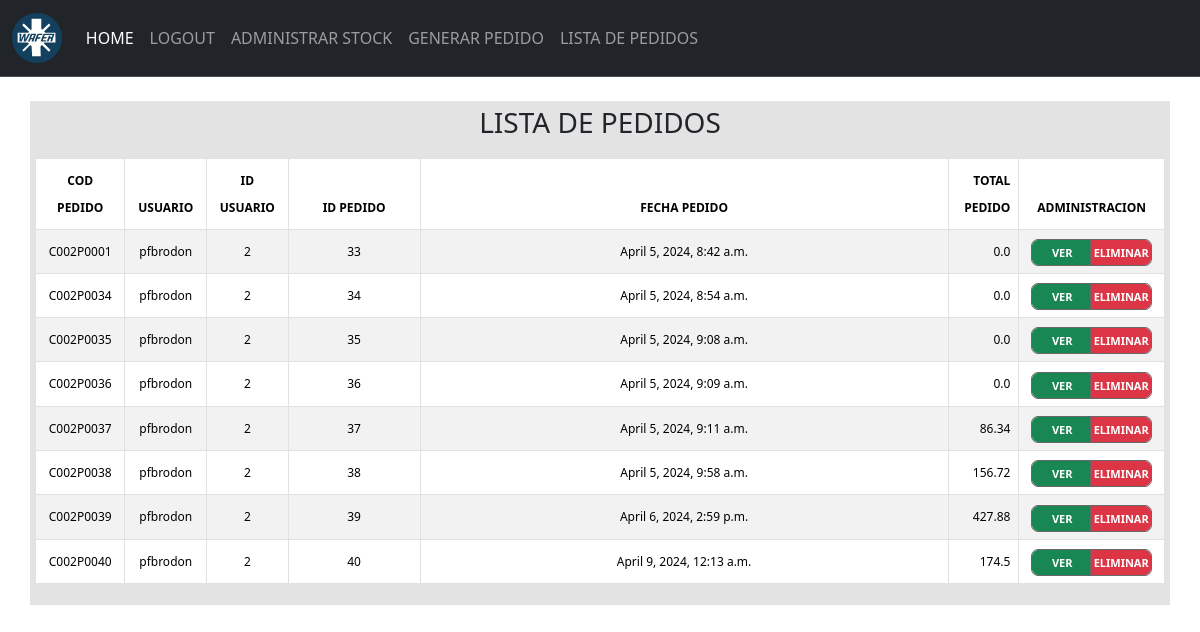
The page /listapedidos/ (signed in) on the database its author committed.
### stock/models.py (models this page shows, shortened)
class Pedidosnumtest(models.Model):
    pedidoUser = models.CharField(max_length=50)
    pedidoIdUser = models.IntegerField()
    pedidoFecha = models.DateTimeField(auto_now_add=True)
    pedidoTotal = models.FloatField(default=0.0)
    pedidoCodigo = models.CharField(max_length=10, unique=True)

### stock/views.py (the view)
# urls.py: path('listapedidos/', views.listapedidos, name='listapedidos'),
@login_required
def listapedidos(request):
    if request.method == 'GET':
        pedidos = Pedidosnumtest.objects.all()
        return render(request, 'listapedidos.html',{
            'pedidos':pedidos
        })

### stock/context_processor.py (called while the page is built)
def total_carrito(request):
    total = 0
    if request.user.is_authenticated:
        if "carrito" in request.session.keys():
            for key, value in request.session["carrito"].items():
                total += float(value["acumulado"])
    total = round(total, 2)
    return {"total_carrito": total}

### stock/templates/listapedidos.html (shortened to what this page needs)
{% extends 'base.html' %} {% block content %} {% load static %}
<link rel="stylesheet" href="{% static '/css/listapedidos.css' %}">
<div class="container">
    <div class="row">
        <div class="col-12" style="background-color: #e3e3e3; padding: 5px;">
            <h3>LISTA DE PEDIDOS</h3>
        </div>
    </div>
    <div class="row">
        <div class="col-12" style="background-color: #e3e3e3; padding: 5px;">
            <div class="table-responsive">
                <form action="">
                    <table id="tablapedidos" class="table table-striped table-bordered table-hover">
                        <thead>
                            <tr class="encabezados">
                                <th scope="col">COD PEDIDO</th>
                                <th scope="col">USUARIO</th>
                                <th scope="col">ID USUARIO</th>
                                <th scope="col" class="text-center">ID PEDIDO</th>
                                <th scope="col">FECHA PEDIDO</th>
                                <th scope="col">TOTAL PEDIDO</th>
                                <th scope="col">ADMINISTRACION</th>
                            </tr>
                        </thead>
                        <tbody>
                            {% for pedido in pedidos %}
                            <tr class="contenido">
                                <td scope="row">{{ pedido.pedidoCodigo }}</td>
                                <td>{{ pedido.pedidoUser }}</td>
                                <td>{{ pedido.pedidoIdUser }}</td>
                                <td class=" text-center">{{ pedido.id }}</td>
                                <td>{{ pedido.pedidoFecha }}</td>
                                <td>{{ pedido.pedidoTotal }}</td>
                                <td>
                                    <div class="btn-group">
                                        <a href="{% url 'pedidodetalle' id=pedido.id %}" class="btn btn-success">VER</a>
                                        <a href="" class="btn btn-danger">ELIMINAR</a>
                                    </div>
                                </td>
                            </tr>
                            {% endfor %}
                        </tbody>
                    </table>
                </form>
            </div>
        </div>
    </div>
</div>
{% endblock %}

### stock/static/css/listapedidos.css (style rules this page uses)
.col-12 { text-align: center; }
.table { font-size: 13px; width: 100%; border-collapse: collapse; line-height: 27px; padding: 2px; }
.table-responsive { text-align: center; align-items: center; }
.table td:nth-child(1), .table th:nth-child(1) { width: 5%; }
.table td:nth-child(2), .table th:nth-child(2) { width: 5%; }
.table td:nth-child(3), .table th:nth-child(3) { width: 5%; }
.table td:nth-child(4), .table th:nth-child(4) { width: 10%; text-align: left; }
.table td:nth-child(5), .table th:nth-child(5) { width: 40%; text-align: center; }
.table td:nth-child(6), .table th:nth-child(6) { width: 4%; text-align: right; }
.table td:nth-child(7), .table th:nth-child(7) { width: 5%; }
.btn-danger { width: 60px; height: 25px; ; padding: 1px; font-size: 11px; font-weight: bold; text-align: center; line-height: 22px; justify-content: center; vertical-align: middle; outline-color: dimgrey; outline-style: solid; outline-width: 1px; }
.btn-success { width: 60px; height: 25px; ; padding: 1px; font-size: 11px; font-weight: bold; text-align: center; line-height: 22px; justify-content: center; vertical-align: middle; outline-color: dimgrey; outline-style: solid; outline-width: 1px; }
.encabezados { text-align: center; }
th { font-size: 12px; }
td { font-size: 12px; }

### rows shown on the page
Pedidosnumtest: pedidoCodigo "C002P0001", pedidoUser "pfbrodon", pedidoIdUser "2", id "33", pedidoFecha "April 5, 2024, 8:42 a.m.", pedidoTotal "0.0"
Pedidosnumtest: pedidoCodigo "C002P0034", pedidoUser "pfbrodon", pedidoIdUser "2", id "34", pedidoFecha "April 5, 2024, 8:54 a.m.", pedidoTotal "0.0"
Pedidosnumtest: pedidoCodigo "C002P0035", pedidoUser "pfbrodon", pedidoIdUser "2", id "35", pedidoFecha "April 5, 2024, 9:08 a.m.", pedidoTotal "0.0"
Pedidosnumtest: pedidoCodigo "C002P0036", pedidoUser "pfbrodon", pedidoIdUser "2", id "36", pedidoFecha "April 5, 2024, 9:09 a.m.", pedidoTotal "0.0"
Pedidosnumtest: pedidoCodigo "C002P0037", pedidoUser "pfbrodon", pedidoIdUser "2", id "37", pedidoFecha "April 5, 2024, 9:11 a.m.", pedidoTotal "86.34"
Pedidosnumtest: pedidoCodigo "C002P0038", pedidoUser "pfbrodon", pedidoIdUser "2", id "38", pedidoFecha "April 5, 2024, 9:58 a.m.", pedidoTotal "156.72"
Pedidosnumtest: pedidoCodigo "C002P0039", pedidoUser "pfbrodon", pedidoIdUser "2", id "39", pedidoFecha "April 6, 2024, 2:59 p.m.", pedidoTotal "427.88"
Pedidosnumtest: pedidoCodigo "C002P0040", pedidoUser "pfbrodon", pedidoIdUser "2", id "40", pedidoFecha "April 9, 2024, 12:13 a.m.", pedidoTotal "174.5"
